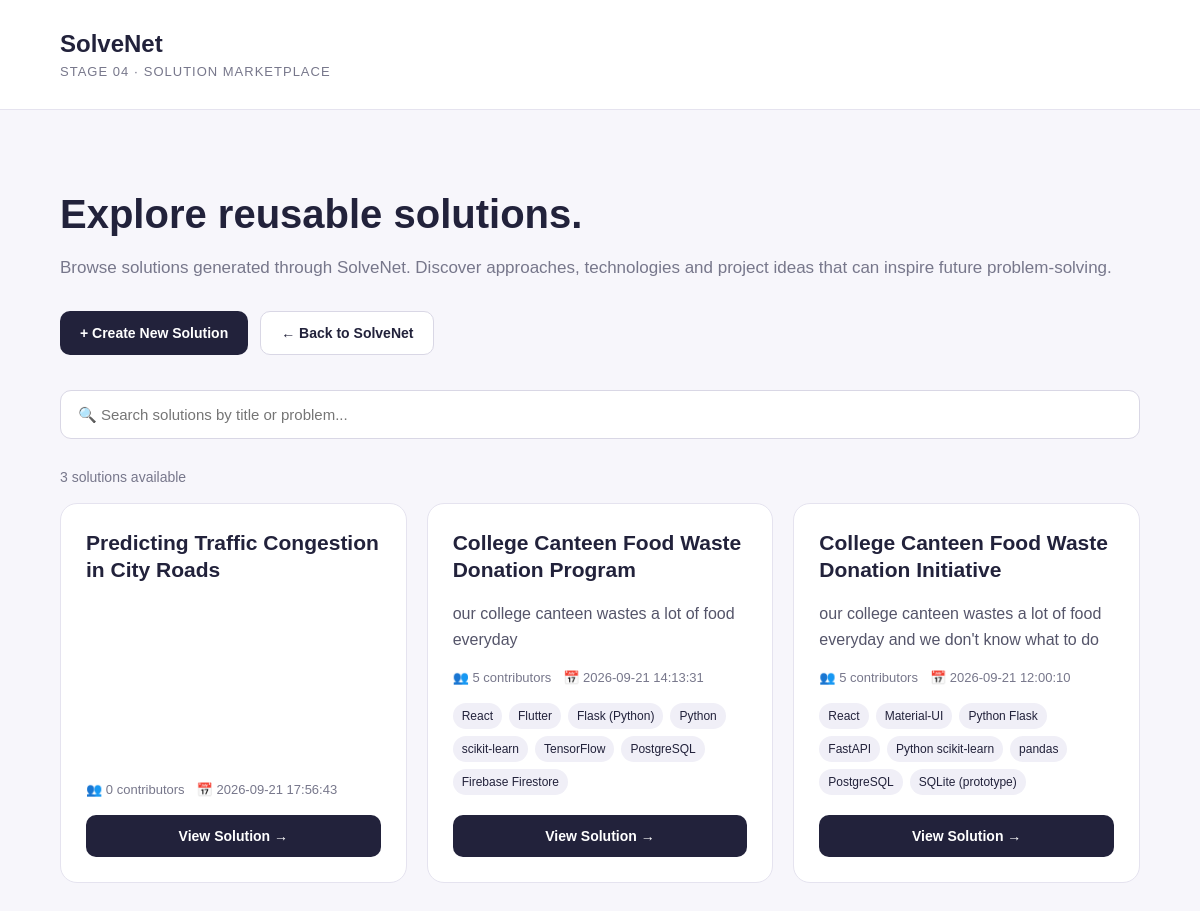
/marketplace, run on the app's committed database.
### tables this page shows
CREATE TABLE solutions (

            id INTEGER PRIMARY KEY AUTOINCREMENT,

            title TEXT NOT NULL,

            problem TEXT NOT NULL,

            problem_brief TEXT NOT NULL,

            matches TEXT NOT NULL,

            starter_kit TEXT NOT NULL,

            created_at TEXT DEFAULT CURRENT_TIMESTAMP

        );

### app.py (the view)
@app.route("/marketplace")
def marketplace():
    from services.database_service import (
        get_all_solutions
    )
    solutions = get_all_solutions()
    return render_template(
        "marketplace.html",
        solutions=solutions
    )

### services/database_service.py (called while the page is built)
def get_connection():
    connection = sqlite3.connect(
        DATABASE_PATH
    )
    connection.row_factory = sqlite3.Row
    return connection

### templates/marketplace.html (shortened to what this page needs)
<!DOCTYPE html>
<html lang="en">
<head>
</head>
<body>
<header>
    <div class="container">
        <div class="logo">
            SolveNet
        </div>
        <div class="stage">
            STAGE 04 · SOLUTION MARKETPLACE
        </div>
    </div>
</header>
<main>
<div class="container">
    <h1>
        Explore reusable solutions.
    </h1>
    <p class="subtitle">
        Browse solutions generated through SolveNet.
        Discover approaches, technologies and project
        ideas that can inspire future problem-solving.
    </p>
    <div class="top-actions">
        <button
            class="primary"
            onclick="window.location.href='/intake'"
        >
            + Create New Solution
        </button>
        <button
            class="secondary"
            onclick="window.location.href='/'"
        >
            ← Back to SolveNet
        </button>
    </div>
    {% if solutions %}
        <input
            type="text"
            id="searchInput"
            class="search"
            placeholder="🔍 Search solutions by title or problem..."
            oninput="searchSolutions()"
        >
        <div class="count">
            {{ solutions|length }}
            solution{% if solutions|length != 1 %}s{% endif %}
            available
        </div>
        <div
            class="grid"
            id="solutionGrid"
        >
            {% for solution in solutions %}
            <div
                class="card solution-card"
                data-search="
                    {{
                        (
                            solution.title
                            ~ ' '
                            ~ solution.problem
                        )|lower
                    }}
                "
            >
                <h2>
                    {{ solution.title }}
                </h2>
                <div class="problem">
                    {{ solution.problem }}
                </div>
                <div class="meta">
                    <span>
                        👥
                        {{ solution.matches|length }}
                        contributor{% if solution.matches|length != 1 %}s{% endif %}
                    </span>
                    <span>
                        📅
                        {{ solution.created_at }}
                    </span>
                </div>
                {% if solution.technologies %}
                <div class="tags">
                    {% for technology in solution.technologies %}
                    <span class="tag">
                        {{ technology }}
                    </span>
                    {% endfor %}
                </div>
                {% endif %}
                <button
                    class="primary view-button"
                    onclick="
                        window.location.href=
                        '/solution/{{ solution.id }}'
                    "
                >
                    View Solution →
                </button>
            </div>
            {% endfor %}
        </div>
    {% endif %}
</div>
</main>
</body>
</html>

### templates/marketplace.html (style rules this page uses)
* { box-sizing: border-box; }
body { margin: 0; font-family: Arial, Helvetica, sans-serif; background: #f7f6fb; color: #22223b; }
.container { width: 90%; max-width: 1150px; margin: auto; }
header { background: white; border-bottom: 1px solid #e5e3ef; padding: 30px 0; }
.logo { font-size: 24px; font-weight: bold; }
.stage { font-size: 13px; color: #77778b; margin-top: 6px; letter-spacing: 1px; }
main { padding: 55px 0 80px; }
h1 { font-size: 40px; margin-bottom: 12px; }
.subtitle { color: #77778b; font-size: 17px; line-height: 1.6; margin-bottom: 30px; }
.top-actions { display: flex; gap: 12px; flex-wrap: wrap; margin-bottom: 35px; }
button { border: none; border-radius: 10px; padding: 13px 20px; font-size: 14px; font-weight: bold; cursor: pointer; }
.primary { background: #22223b; color: white; }
.secondary { background: white; color: #22223b; border: 1px solid #d9d7e5; }
.search { width: 100%; padding: 15px 17px; border: 1px solid #d9d7e5; border-radius: 11px; font-size: 15px; margin-bottom: 30px; outline: none; }
.count { color: #77778b; margin-bottom: 18px; font-size: 14px; }
.grid { display: grid; grid-template-columns: repeat( auto-fit, minmax(300px, 1fr) ); gap: 20px; }
.card { background: white; border: 1px solid #e5e3ef; border-radius: 17px; padding: 25px; display: flex; flex-direction: column; min-height: 330px; }
.card h2 { margin-top: 0; font-size: 21px; line-height: 1.3; }
.problem { color: #55556a; line-height: 1.6; flex: 1; }
.meta { display: flex; gap: 12px; flex-wrap: wrap; color: #77778b; font-size: 13px; margin: 18px 0; }
.tags { display: flex; gap: 7px; flex-wrap: wrap; margin-bottom: 20px; }
.tag { background: #f0eff7; padding: 6px 9px; border-radius: 15px; font-size: 12px; }
.view-button { width: 100%; margin-top: auto; }

### data on the page
solutions: title "Predicting Traffic Congestion in City Roads", matches|length "0", created_at "2026-09-21 17:56:43"
solutions: title "College Canteen Food Waste Donation Program", problem "our college canteen wastes a lot of food everyday", matches|length "5", created_at "2026-09-21 14:13:31", technologies "React" "Flutter" "Flask (Python)" "Python" "scikit-learn" "TensorFlow" "PostgreSQL" "Firebase Firestore"
solutions: title "College Canteen Food Waste Donation Initiative", problem "our college canteen wastes a lot of food everyday and we don't know what to do", matches|length "5", created_at "2026-09-21 12:00:10", technologies "React" "Material‑UI" "Python Flask" "FastAPI" "Python scikit‑learn" "pandas" "PostgreSQL" "SQLite (prototype)"

### other printed values
{{ solutions|length }} "3"
